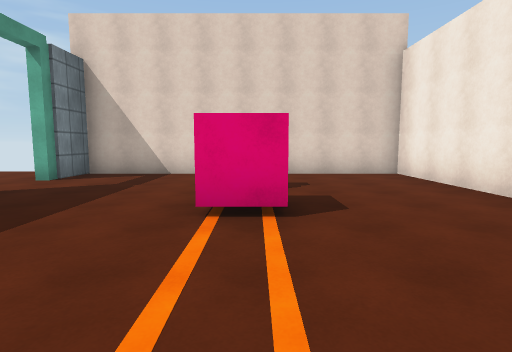
[1] (above)

12 first-person views from a walk through a Unity game level. The camera is 1.5 m above the floor, tilts 6° down and sees 80° across. Doors are open. The floor is counted in squares, 2 m on a side. Each view is taken from the middle of a square. On the plan, view 1 faces up. The plan holds only what a view shows up to about 10 squares ahead; the rest is blank. The place goes on beyond the plan. Surface patterns are stand-ins for the level's own textures.

[2]
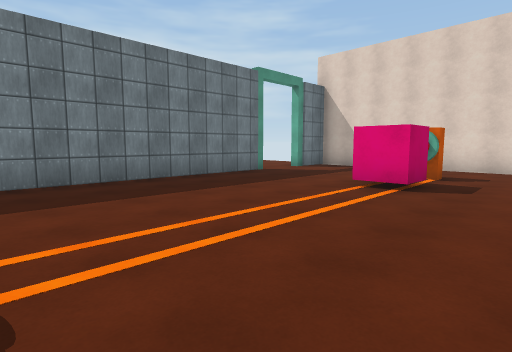

[3]
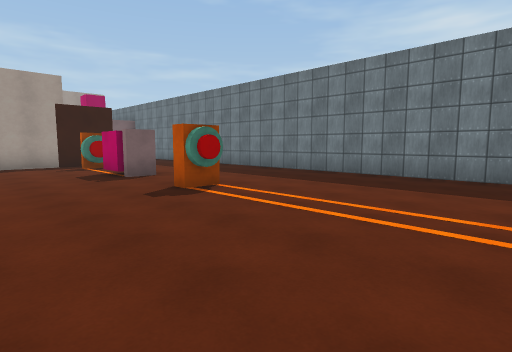

[4]
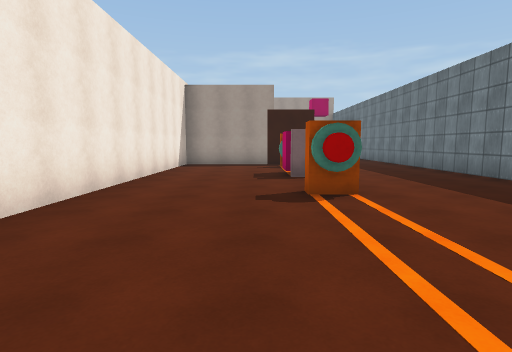

[5]
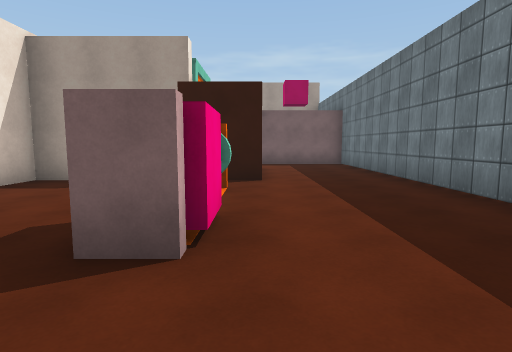

[6]
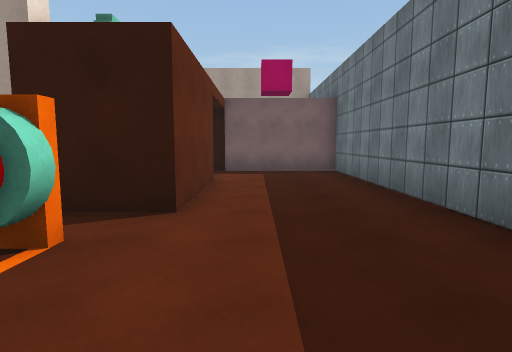

[7]
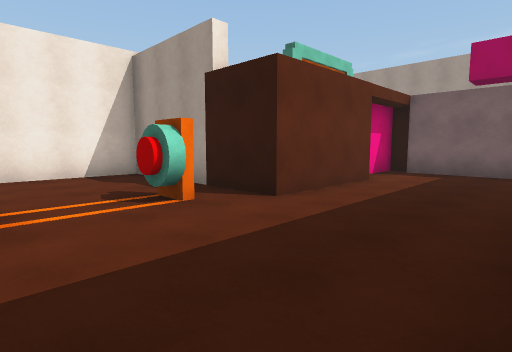

[8]
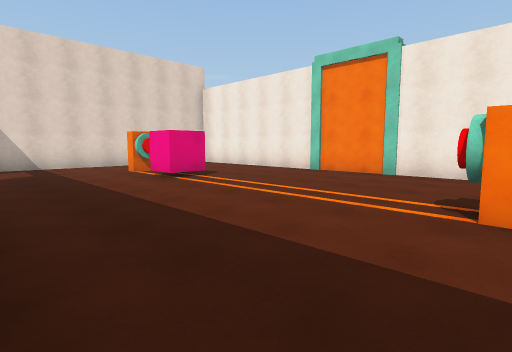

[9]
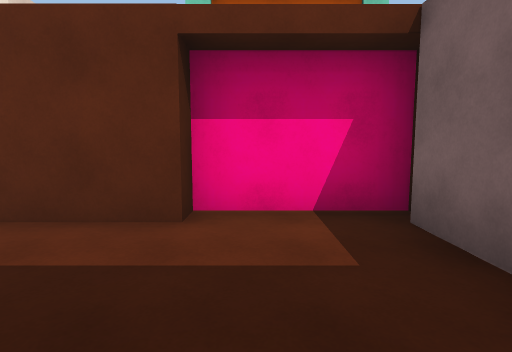

[10]
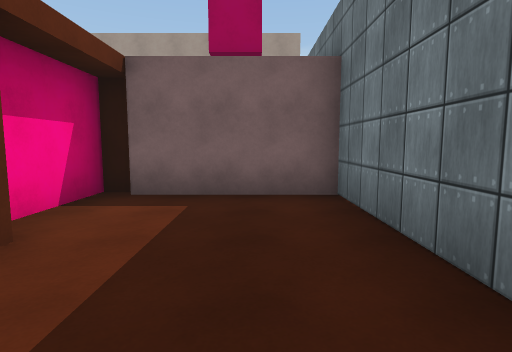

[11]
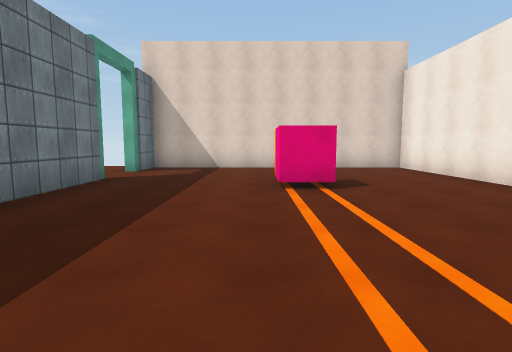

[12]
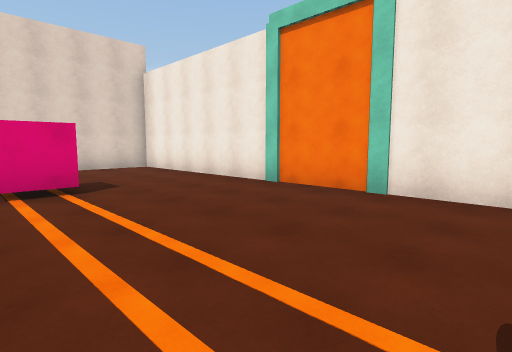

### Floor plan
Points are (right, up) in squares from view 1. A wall is a line through its corners. A room is listed if a view was taken in it or the views show most of it. See-through windows are left out.
Room 1 (views 1, 2, 3, 4, 5, 6, 7, 8, 9, 10, 11, 12)
walls: (-0.6, -2.5) (0.2, -2.5) (0.2, -2.9); (-0.6, -4.9) (0.2, -4.9); (-4.2, 4.6) (-4.2, -14.5) (-1.1, -14.5); (-1.1, -14.7) (-0.6, -14.7) (-0.6, -12.3) (-1.1, -12.3) (-1.1, -9.3) (3.6, -9.3) (3.6, 7.7) (-4.2, 7.7) (-4.2, 6.3)
ways out: open door at (-4, 5.5)
objects: other object (0, -8); pink cube (0, -6); other object (0, -2); pink cube (0, 3) to (0, 4); other object (0, 5)

Where each view was taken, in squares from view 1:
view 1: 0 up, 0 right, facing up
view 2: 2 down, 2 right, facing up-left
view 3: 2 up, 3 right, facing down-left
view 4: 2 up, 1 right, facing down
view 5: 3 down, 1 left, facing down
view 6: 6 down, 2 left, facing down
view 7: 6 down, 4 left, facing down-right
view 8: 3 down, 4 left, facing up-right
view 9: 13 down, 4 left, facing right
view 10: 10 down, 3 left, facing down
view 11: 2 down, 1 left, facing up
view 12: 2 down, 1 left, facing up-right
